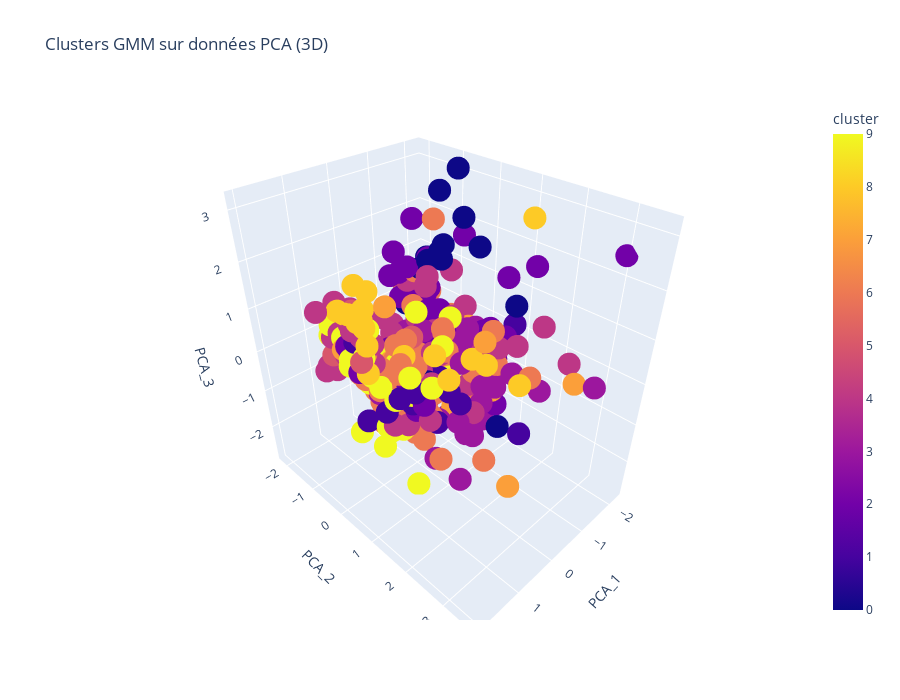
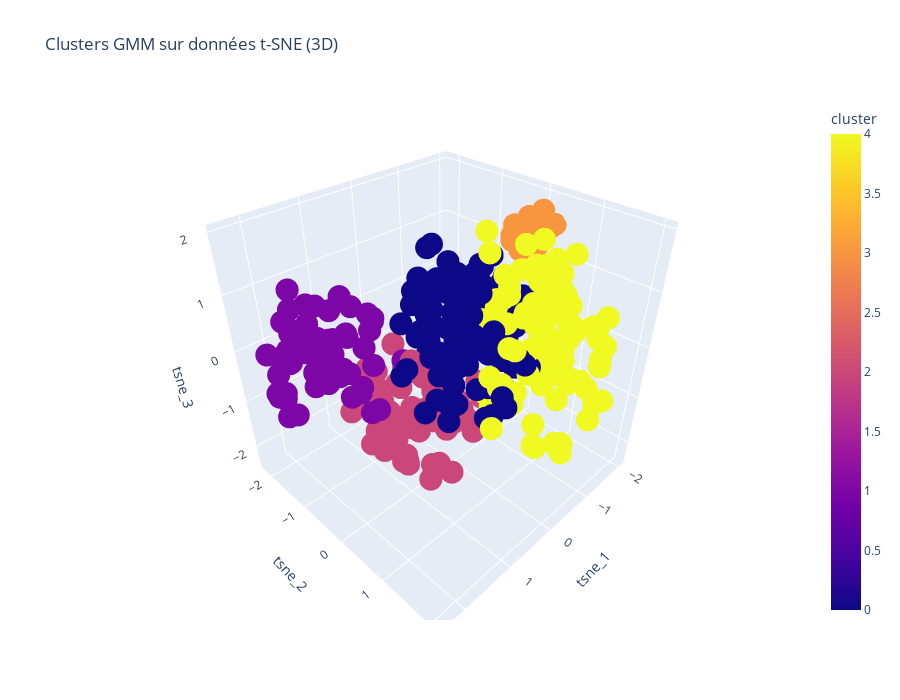
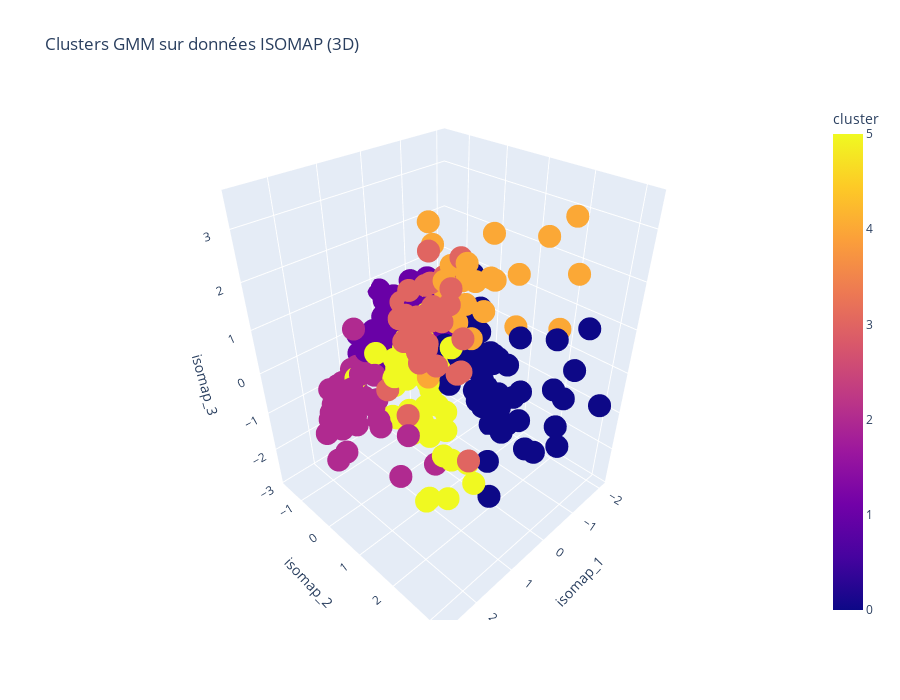
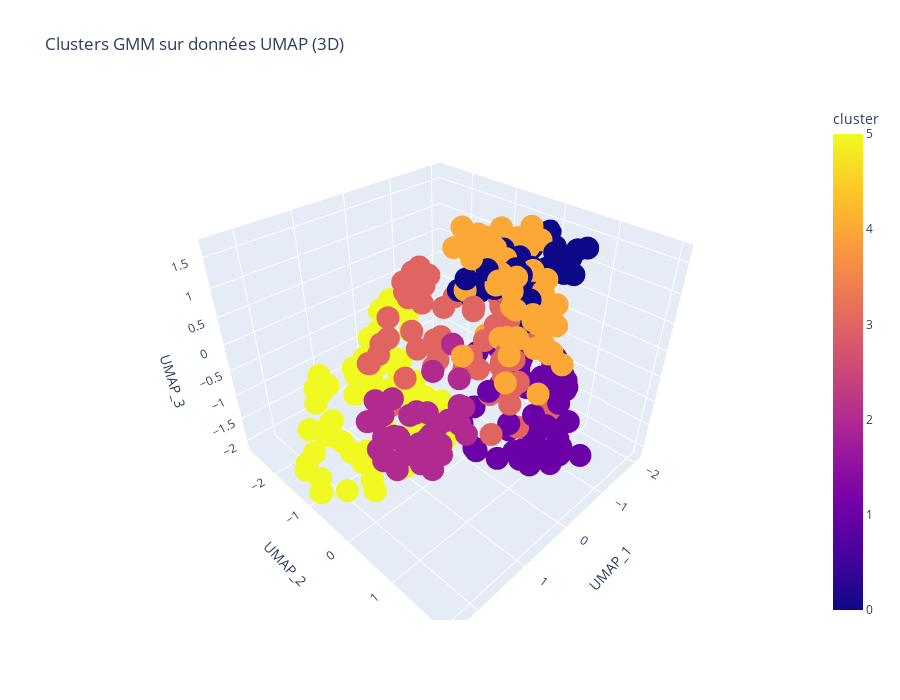

The notebook cell these images were saved under, in order:
### Markdown cell above
## Results Display

### Code cell
def print_results(X, column1, column2, data_name) :
    fig = px.scatter(
        X,
        x= column1, 
        y= column2, 
        color='cluster', 
        hover_data=['player_name', 'positions'],  # ce qui s'affiche au survol
        title=f"Clusters GMM sur données {data_name}",
        width=800, 
        height=600,
        color_discrete_sequence= None
    )
    fig.show()

def print_results_3d(X, column1, column2, column3, data_name):
    fig = px.scatter_3d(
        X,
        x=column1,
        y=column2,
        z=column3,
        color='cluster',
        hover_data=['player_name', 'positions'],  # info au survol
        title=f"Clusters GMM sur données {data_name} (3D)",
        width=900,
        height=700,
        color_discrete_sequence=None
    )
    fig.show()

"""
print("="*60)
print("============RESULTS EN 2D===============")
print("="*60)
print_results(X_gmm_PCA_best, "PCA_1", "PCA_2", "PCA")
print_results(X_gmm_tSNE_best, "tsne_1", "tsne_2", "t-SNE")
print_results(X_gmm_ISOMAP_best, "isomap_1", "isomap_2", "ISOMAP")
print_results(X_gmm_UMAP_best, "UMAP_1", "UMAP_2", "UMAP")
"""

print("="*60)
print("============RESULTS EN 3D===============")
print("="*60)
print_results_3d(X_gmm_PCA_best, "PCA_1", "PCA_2", "PCA_3", "PCA")
print_results_3d(X_gmm_tSNE_best, "tsne_1", "tsne_2", "tsne_3", "t-SNE")
print_results_3d(X_gmm_ISOMAP_best, "isomap_1", "isomap_2", "isomap_3", "ISOMAP")
print_results_3d(X_gmm_UMAP_best, "UMAP_1", "UMAP_2", "UMAP_3", "UMAP")

### Figure 1 — Plotly figure (JSON) as saved in the notebook; plotly's stock layout.template omitted (floating-point values rounded to 4 significant figures; data arrays with more than 128 entries replaced by an {"elided": "..."} marker saying what was removed)
{"data": [{"customdata": {"elided": "333x2 str values"}, "hovertemplate": "PCA_1=%{x}<br>PCA_2=%{y}<br>PCA_3=%{z}<br>player_name=%{customdata[0]}<br>positions=%{customdata[1]}<br>cluster=%{marker.color}<extra></extra>", "legendgroup": "", "marker": {"color": {"elided": "333 int values"}, "coloraxis": "coloraxis", "symbol": "circle"}, "mode": "markers", "name": "", "scene": "scene", "showlegend": false, "type": "scatter3d", "x": {"elided": "333 float values"}, "y": {"elided": "333 float values"}, "z": {"elided": "333 float values"}}], "layout": {"coloraxis": {"colorbar": {"title": {"text": "cluster"}}, "colorscale": [[0, "#0d0887"], [0.1111, "#46039f"], [0.2222, "#7201a8"], [0.3333, "#9c179e"], [0.4444, "#bd3786"], [0.5556, "#d8576b"], [0.6667, "#ed7953"], [0.7778, "#fb9f3a"], [0.8889, "#fdca26"], [1, "#f0f921"]]}, "height": 700, "legend": {"tracegroupgap": 0}, "scene": {"domain": {"x": [0, 1], "y": [0, 1]}, "xaxis": {"title": {"text": "PCA_1"}}, "yaxis": {"title": {"text": "PCA_2"}}, "zaxis": {"title": {"text": "PCA_3"}}}, "title": {"text": "Clusters GMM sur données PCA (3D)"}, "width": 900}}

### Figure 2 — Plotly figure (JSON) as saved in the notebook; plotly's stock layout.template omitted (floating-point values rounded to 4 significant figures; data arrays with more than 128 entries replaced by an {"elided": "..."} marker saying what was removed)
{"data": [{"customdata": {"elided": "356x2 str values"}, "hovertemplate": "tsne_1=%{x}<br>tsne_2=%{y}<br>tsne_3=%{z}<br>player_name=%{customdata[0]}<br>positions=%{customdata[1]}<br>cluster=%{marker.color}<extra></extra>", "legendgroup": "", "marker": {"color": {"elided": "356 int values"}, "coloraxis": "coloraxis", "symbol": "circle"}, "mode": "markers", "name": "", "scene": "scene", "showlegend": false, "type": "scatter3d", "x": {"elided": "356 float values"}, "y": {"elided": "356 float values"}, "z": {"elided": "356 float values"}}], "layout": {"coloraxis": {"colorbar": {"title": {"text": "cluster"}}, "colorscale": [[0, "#0d0887"], [0.1111, "#46039f"], [0.2222, "#7201a8"], [0.3333, "#9c179e"], [0.4444, "#bd3786"], [0.5556, "#d8576b"], [0.6667, "#ed7953"], [0.7778, "#fb9f3a"], [0.8889, "#fdca26"], [1, "#f0f921"]]}, "height": 700, "legend": {"tracegroupgap": 0}, "scene": {"domain": {"x": [0, 1], "y": [0, 1]}, "xaxis": {"title": {"text": "tsne_1"}}, "yaxis": {"title": {"text": "tsne_2"}}, "zaxis": {"title": {"text": "tsne_3"}}}, "title": {"text": "Clusters GMM sur données t-SNE (3D)"}, "width": 900}}

### Figure 3 — Plotly figure (JSON) as saved in the notebook; plotly's stock layout.template omitted (floating-point values rounded to 4 significant figures; data arrays with more than 128 entries replaced by an {"elided": "..."} marker saying what was removed)
{"data": [{"customdata": {"elided": "333x2 str values"}, "hovertemplate": "isomap_1=%{x}<br>isomap_2=%{y}<br>isomap_3=%{z}<br>player_name=%{customdata[0]}<br>positions=%{customdata[1]}<br>cluster=%{marker.color}<extra></extra>", "legendgroup": "", "marker": {"color": {"elided": "333 int values"}, "coloraxis": "coloraxis", "symbol": "circle"}, "mode": "markers", "name": "", "scene": "scene", "showlegend": false, "type": "scatter3d", "x": {"elided": "333 float values"}, "y": {"elided": "333 float values"}, "z": {"elided": "333 float values"}}], "layout": {"coloraxis": {"colorbar": {"title": {"text": "cluster"}}, "colorscale": [[0, "#0d0887"], [0.1111, "#46039f"], [0.2222, "#7201a8"], [0.3333, "#9c179e"], [0.4444, "#bd3786"], [0.5556, "#d8576b"], [0.6667, "#ed7953"], [0.7778, "#fb9f3a"], [0.8889, "#fdca26"], [1, "#f0f921"]]}, "height": 700, "legend": {"tracegroupgap": 0}, "scene": {"domain": {"x": [0, 1], "y": [0, 1]}, "xaxis": {"title": {"text": "isomap_1"}}, "yaxis": {"title": {"text": "isomap_2"}}, "zaxis": {"title": {"text": "isomap_3"}}}, "title": {"text": "Clusters GMM sur données ISOMAP (3D)"}, "width": 900}}

### Figure 4 — Plotly figure (JSON) as saved in the notebook; plotly's stock layout.template omitted (floating-point values rounded to 4 significant figures; data arrays with more than 128 entries replaced by an {"elided": "..."} marker saying what was removed)
{"data": [{"customdata": {"elided": "333x2 str values"}, "hovertemplate": "UMAP_1=%{x}<br>UMAP_2=%{y}<br>UMAP_3=%{z}<br>player_name=%{customdata[0]}<br>positions=%{customdata[1]}<br>cluster=%{marker.color}<extra></extra>", "legendgroup": "", "marker": {"color": {"elided": "333 int values"}, "coloraxis": "coloraxis", "symbol": "circle"}, "mode": "markers", "name": "", "scene": "scene", "showlegend": false, "type": "scatter3d", "x": {"elided": "333 float values"}, "y": {"elided": "333 float values"}, "z": {"elided": "333 float values"}}], "layout": {"coloraxis": {"colorbar": {"title": {"text": "cluster"}}, "colorscale": [[0, "#0d0887"], [0.1111, "#46039f"], [0.2222, "#7201a8"], [0.3333, "#9c179e"], [0.4444, "#bd3786"], [0.5556, "#d8576b"], [0.6667, "#ed7953"], [0.7778, "#fb9f3a"], [0.8889, "#fdca26"], [1, "#f0f921"]]}, "height": 700, "legend": {"tracegroupgap": 0}, "scene": {"domain": {"x": [0, 1], "y": [0, 1]}, "xaxis": {"title": {"text": "UMAP_1"}}, "yaxis": {"title": {"text": "UMAP_2"}}, "zaxis": {"title": {"text": "UMAP_3"}}}, "title": {"text": "Clusters GMM sur données UMAP (3D)"}, "width": 900}}
